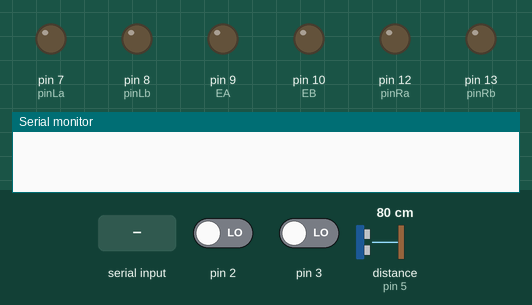
The sketch below on a simulated Arduino Uno, built with avr-gcc and run on an emulated ATmega328P. Shown: output pins drawn as LEDs (lit = HIGH), the last lines printed to the serial monitor. The test bench sets the inputs (shaded band); at power-on: pin 2 LOW, pin 3 LOW, distance to the obstacle (sensor on pin 5) 80 cm. The echo pulse lasts 58.3 µs per cm; pins used as bus, display or sensor lines are not drawn.

Above: at 1.2 s.
1.3 s: "L" received over Serial
At 2.3 s:
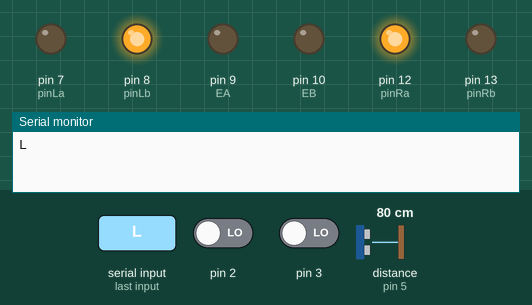
2.8 s: "R" received over Serial
At 3.5 s:
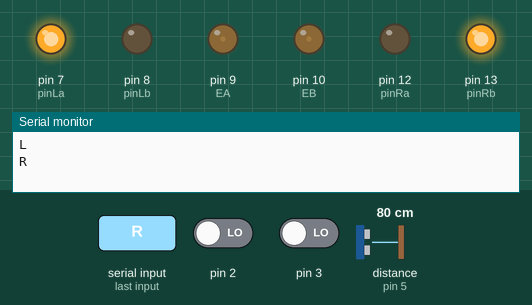
4.3 s: "F" received over Serial
At 4.8 s:
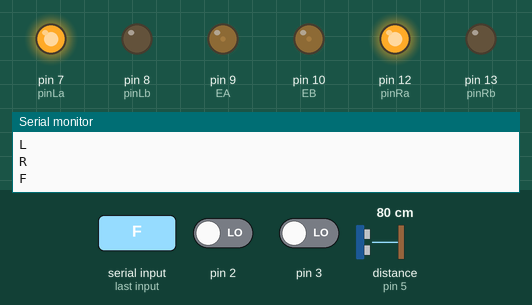
5.8 s: "B" received over Serial
At 7.0 s:
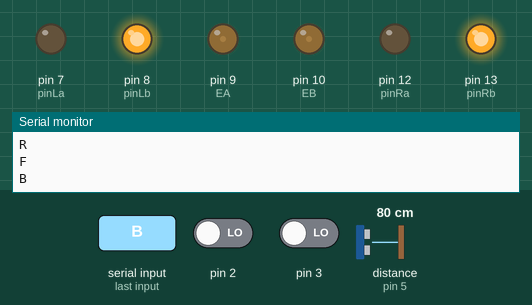
7.3 s: "S" received over Serial
At 8.1 s:
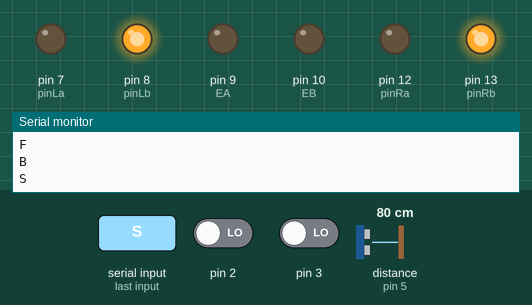
8.8 s: "L" received over Serial
At 9.2 s:
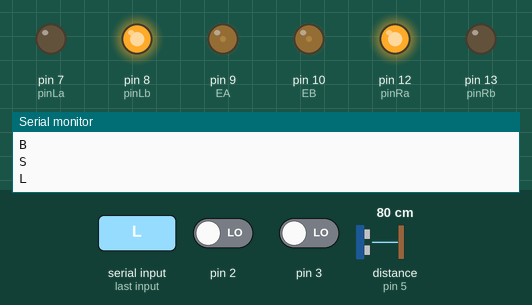
Timing chart, 0 to 11.3 s (numbered marks = the images above; inputs shaded):
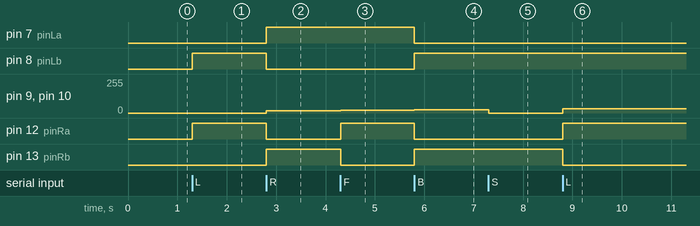

Measured:
- after the input at 1.3 s, pin 8 (pinLb), pin 12 (pinRa): LOW → HIGH at once
- after the input at 2.8 s, pin 7 (pinLa), pin 13 (pinRb): LOW → HIGH at once; pin 8 (pinLb), pin 12 (pinRa): HIGH → LOW at once; pin 9 (EA), pin 10 (EB): 0/255 → 16/255 at once
- after the input at 4.3 s, pin 9 (EA), pin 10 (EB): 16/255 → 20/255 at once; pin 12 (pinRa): LOW → HIGH at once; pin 13 (pinRb): HIGH → LOW at once
- after the input at 5.8 s, pin 7 (pinLa), pin 12 (pinRa): HIGH → LOW at once; pin 8 (pinLb), pin 13 (pinRb): LOW → HIGH at once; pin 9 (EA), pin 10 (EB): 20/255 → 24/255 at once
- after the input at 7.3 s, pin 9 (EA), pin 10 (EB): 24/255 → 0/255 at once
- after the input at 8.8 s, pin 9 (EA), pin 10 (EB): 0/255 → 31/255 at once; pin 12 (pinRa): LOW → HIGH at once; pin 13 (pinRb): HIGH → LOW at once

The sketch:

ArduinoCar.ino
```cpp
#include <PID_v1.h>

const int EA=9;
const int EB=10;
const int pinLa=7;
const int pinLb=8;
const int pinRa=12;
const int pinRb=13;
const int trigpin=4;
const int echopin=5;

double SetpointL=20, SetpointR=20;
double Kp=0.6, Ki=5, Kd=0;
double outputL, outputR;
double inputL, inputR, speedvalueL, speedvalueR;
bool DirectionL, DirectionR;
bool DirectionlastL, DirectionlastR;
PID pidL(&inputL,&outputL,&SetpointL,Kp,Ki,Kd,DIRECT);
PID pidR(&inputR,&outputR,&SetpointR,Kp,Ki,Kd,DIRECT);

void setup() {
  pinMode(trigpin,OUTPUT);
  pinMode(echopin,INPUT);

  initleftwheel();
  initrightwheel();

  attachInterrupt(0,wheelspeedL,CHANGE);
  attachInterrupt(1,wheelspeedR,CHANGE);

  Serial.begin(19200);
}

void loop() {
  char key;
  if(Serial.available()>0)
  {
      key=char(Serial.read());
      Serial.println(key);
  }
  else
    return;

  switch(key)
  {
    case 'L':
      left();
      break;
    case 'R':
      right();
      break;
    case 'F':
      forbac();
      break;
    case 'B':
      back();
      break;
    case 'S':
      stopfb();
      break;
    default:
      break;
  }

  inputL=abs(speedvalueL);
  inputR=abs(speedvalueR);

  if(pidL.Compute())
    speedvalueL=0;
  if(pidR.Compute())
    speedvalueR=0;

}

void initleftwheel()
{
  pinMode(EA,OUTPUT);
  pinMode(pinLa,OUTPUT);
  pinMode(pinLb,OUTPUT);
  pidL.SetMode(AUTOMATIC);
  pidL.SetSampleTime(40);
}

void initrightwheel()
{
  pinMode(EB,OUTPUT);
  pinMode(pinRa,OUTPUT);
  pinMode(pinRb,OUTPUT);
  pidR.SetMode(AUTOMATIC);
  pidR.SetSampleTime(40);
}

void wheelspeedL()
{
  if(DirectionL==DirectionlastL)
  {
    if(DirectionL)
      speedvalueL++;
    else
      speedvalueL--;
  }
  else
  {
    speedvalueL=0;
    if(DirectionL)
      speedvalueL++;
    else
      speedvalueL--;
  }
  DirectionlastL=DirectionL;
}

void wheelspeedR()
{
   if(DirectionR==DirectionlastR)
  {
    if(DirectionR)
      speedvalueR++;
    else
      speedvalueR--;
  }
  else
  {
    speedvalueR=0;
    if(DirectionR)
      speedvalueR++;
    else
      speedvalueR--;
  }
  DirectionlastR=DirectionR;
}

void drive()
{
  analogWrite(EA,outputL);
  analogWrite(EB,outputR);
}
void forbac()
{
  digitalWrite(trigpin,LOW);
  delayMicroseconds(2);
  digitalWrite(trigpin,HIGH);
  delayMicroseconds(10);
  digitalWrite(trigpin,LOW);

  float cm=pulseIn(echopin,HIGH);
  cm=(int(cm*100.0))/100.0;
  if(cm>25)
    forward();
  else if(cm<20)
    back();
  else
    stopfb();
}
void forward()
{
  digitalWrite(pinLa,HIGH);
  digitalWrite(pinLb,LOW);
  digitalWrite(pinRa,HIGH);
  digitalWrite(pinRb,LOW);
  DirectionL=true;
  DirectionR=true;
  drive();
}

void back()
{
  digitalWrite(pinLa,LOW);
  digitalWrite(pinLb,HIGH);
  digitalWrite(pinRa,LOW);
  digitalWrite(pinRb,HIGH);
  DirectionL=false;
  DirectionR=false;
  drive();
}

void left()
{
  digitalWrite(pinLa,LOW);
  digitalWrite(pinLb,HIGH);
  digitalWrite(pinRa,HIGH);
  digitalWrite(pinRb,LOW);
  DirectionL=false;
  DirectionR=true;
  drive();
}

void right()
{
  digitalWrite(pinLa,HIGH);
  digitalWrite(pinLb,LOW);
  digitalWrite(pinRa,LOW);
  digitalWrite(pinRb,HIGH);
  DirectionL=true;
  DirectionR=false;
  drive();
}

void stopfb()
{
  analogWrite(EA,LOW);
  analogWrite(EB,LOW);
}
```
